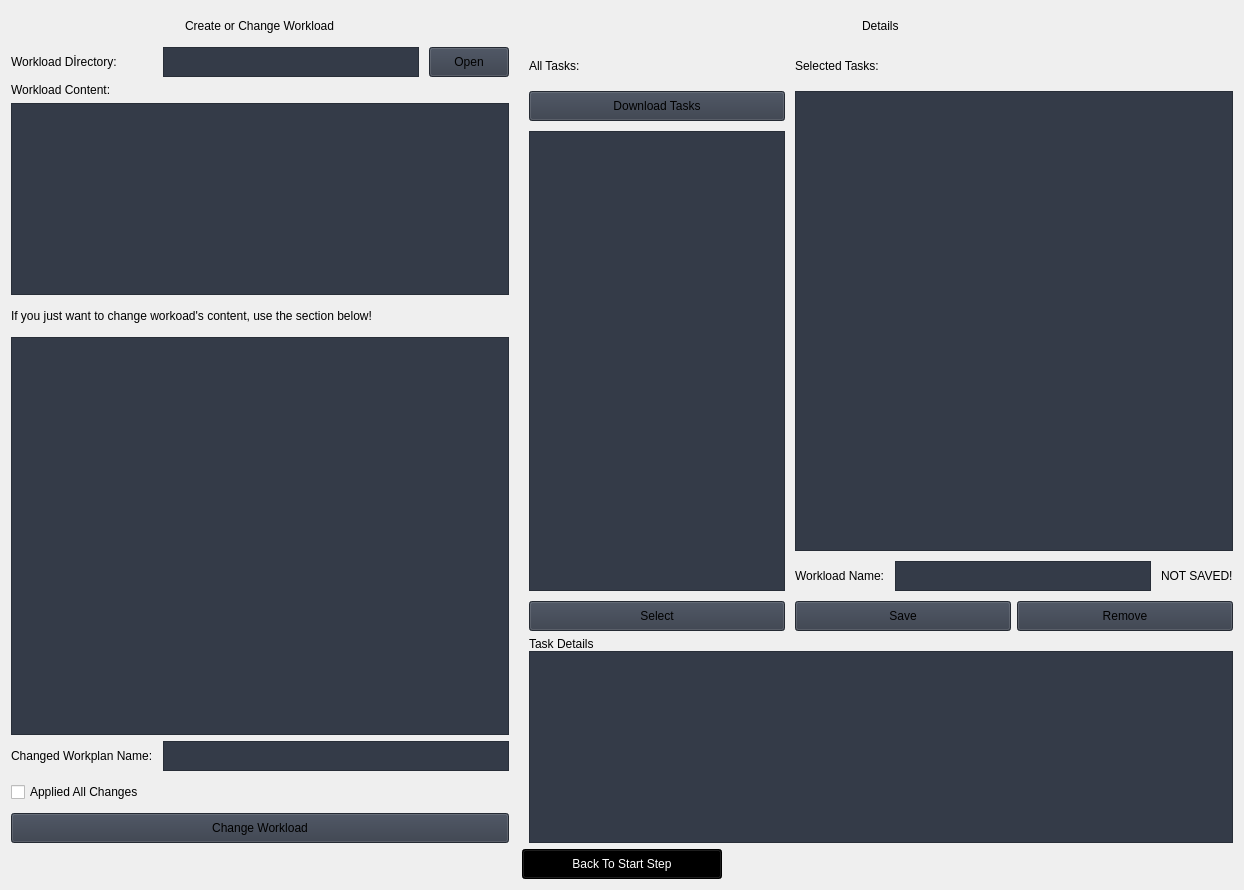
                     <widget class="QWidget" name="cWorkload">
                      <property name="styleSheet">
                       <string/>
                      </property>
                      <layout class="QVBoxLayout" name="verticalLayout_18">
                       <item>
                        <layout class="QGridLayout" name="gridLayout_13">
                         <property name="horizontalSpacing">
                          <number>20</number>
                         </property>
                         <item row="0" column="0" rowspan="5">
                          <layout class="QGridLayout" name="gridLayout_5">
                           <property name="horizontalSpacing">
                            <number>10</number>
                           </property>
                           <property name="verticalSpacing">
                            <number>6</number>
                           </property>
                           <item row="6" column="0" colspan="3">
                            <widget class="QPlainTextEdit" name="plainTextEdit_2">
                             <property name="minimumSize">
                              <size>
                               <width>0</width>
                               <height>100</height>
                              </size>
                             </property>
                             <property name="styleSheet">
                              <string notr="true">background-color: rgb(52, 59, 72);</string>
                             </property>
                            </widget>
                           </item>
                           <item row="5" column="0" colspan="3">
                            <widget class="QLabel" name="label_107">
                             <property name="minimumSize">
                              <size>
                               <width>0</width>
                               <height>30</height>
                              </size>
                             </property>
                             <property name="maximumSize">
                              <size>
                               <width>16777215</width>
                               <height>30</height>
                              </size>
                             </property>
                             <property name="text">
                              <string>If you just want to change workoad's content, use the section below!</string>
                             </property>
                            </widget>
                           </item>
                           <item row="2" column="0" colspan="3">
                            <widget class="QLabel" name="label_32">
                             <property name="maximumSize">
                              <size>
                               <width>16777215</width>
                               <height>30</height>
                              </size>
                             </property>
                             <property name="text">
                              <string>Workload Content:</string>
                             </property>
                            </widget>
                           </item>
                           <item row="3" column="0" rowspan="2" colspan="3">
                            <widget class="QPlainTextEdit" name="plainTextEdit">
                             <property name="minimumSize">
                              <size>
                               <width>0</width>
                               <height>100</height>
                              </size>
                             </property>
                             <property name="styleSheet">
                              <string notr="true">background-color: rgb(52, 59, 72);</string>
                             </property>
                             <property name="readOnly">
                              <bool>true</bool>
                             </property>
                             <property name="plainText">
                              <string/>
                             </property>
                            </widget>
                           </item>
                           <item row="9" column="0" colspan="3">
                            <widget class="QPushButton" name="btn_workload_save">
                             <property name="minimumSize">
                              <size>
                               <width>0</width>
                               <height>30</height>
                              </size>
                             </property>
                             <property name="maximumSize">
                              <size>
                               <width>16777215</width>
                               <height>30</height>
                              </size>
                             </property>
                             <property name="styleSheet">
                              <string notr="true">background-color: rgb(52, 59, 72);</string>
                             </property>
                             <property name="text">
                              <string>Change Workload</string>
                             </property>
                             <property name="icon">
                              <iconset resource="resources.qrc">
                               <normaloff>:/icons/images/icons/cil-save.png</normaloff>:/icons/images/icons/cil-save.png</iconset>
                             </property>
                            </widget>
                           </item>
                           <item row="7" column="1" colspan="2">
                            <widget class="QTextEdit" name="textEdit_42">
                             <property name="minimumSize">
                              <size>
                               <width>0</width>
                               <height>30</height>
                              </size>
                             </property>
                             <property name="maximumSize">
                              <size>
                               <width>16777215</width>
                               <height>30</height>
                              </size>
                             </property>
                             <property name="styleSheet">
                              <string notr="true">background-color: rgb(52, 59, 72);</string>
                             </property>
                             <property name="verticalScrollBarPolicy">
                              <enum>Qt::ScrollBarAlwaysOff</enum>
                             </property>
                             <property name="lineWrapMode">
                              <enum>QTextEdit::NoWrap</enum>
                             </property>
                            </widget>
                           </item>
                           <item row="0" column="0" colspan="3" alignment="Qt::AlignHCenter">
                            <widget class="QLabel" name="label_106">
                             <property name="minimumSize">
                              <size>
                               <width>0</width>
                               <height>30</height>
                              </size>
                             </property>
                             <property name="maximumSize">
                              <size>
                               <width>16777215</width>
                               <height>30</height>
                              </size>
                             </property>
                             <property name="text">
                              <string>Create or Change Workload</string>
                             </property>
                            </widget>
                           </item>
                           <item row="1" column="0">
                            <widget class="QLabel" name="label_105">
                             <property name="text">
                              <string>Workload Dİrectory:</string>
                             </property>
                            </widget>
                           </item>
                           <item row="8" column="0" colspan="3">
                            <widget class="QCheckBox" name="checkBox_12">
                             <property name="minimumSize">
                              <size>
                               <width>0</width>
                               <height>30</height>
                              </size>
                             </property>
                             <property name="maximumSize">
                              <size>
                               <width>16777215</width>
                               <height>30</height>
                              </size>
                             </property>
                             <property name="text">
                              <string>Applied All Changes</string>
                             </property>
                            </widget>
                           </item>
                           <item row="1" column="2">
                            <widget class="QPushButton" name="btn_changeDir">
                             <property name="minimumSize">
                              <size>
                               <width>80</width>
                               <height>30</height>
                              </size>
                             </property>
                             <property name="maximumSize">
                              <size>
                               <width>80</width>
                               <height>30</height>
                              </size>
                             </property>
                             <property name="styleSheet">
                              <string notr="true">background-color: rgb(52, 59, 72);
</string>
                             </property>
                             <property name="text">
                              <string>Open</string>
                             </property>
                             <property name="icon">
                              <iconset resource="resources.qrc">
                               <normaloff>:/icons/images/icons/cil-folder-open.png</normaloff>:/icons/images/icons/cil-folder-open.png</iconset>
                             </property>
                            </widget>
                           </item>
                           <item row="7" column="0">
                            <widget class="QLabel" name="label_109">
                             <property name="minimumSize">
                              <size>
                               <width>0</width>
                               <height>30</height>
                              </size>
                             </property>
                             <property name="maximumSize">
                              <size>
                               <width>16777215</width>
                               <height>30</height>
                              </size>
                             </property>
                             <property name="text">
                              <string>Changed Workplan Name:</string>
                             </property>
                            </widget>
                           </item>
                           <item row="1" column="1">
                            <widget class="QTextEdit" name="textEdit_44">
                             <property name="minimumSize">
                              <size>
                               <width>0</width>
                               <height>30</height>
                              </size>
                             </property>
                             <property name="maximumSize">
                              <size>
                               <width>16777215</width>
                               <height>30</height>
                              </size>
                             </property>
                             <property name="styleSheet">
                              <string notr="true">background-color: rgb(52, 59, 72);</string>
                             </property>
                             <property name="verticalScrollBarPolicy">
                              <enum>Qt::ScrollBarAlwaysOff</enum>
                             </property>
                             <property name="lineWrapMode">
                              <enum>QTextEdit::NoWrap</enum>
                             </property>
                             <property name="readOnly">
                              <bool>true</bool>
                             </property>
                             <property name="html">
                              <string>&lt;!DOCTYPE HTML PUBLIC &quot;-//W3C//DTD HTML 4.0//EN&quot; &quot;http://www.w3.org/TR/REC-html40/strict.dtd&quot;&gt;
&lt;html&gt;&lt;head&gt;&lt;meta name=&quot;qrichtext&quot; content=&quot;1&quot; /&gt;&lt;style type=&quot;text/css&quot;&gt;
p, li { white-space: pre-wrap; }
&lt;/style&gt;&lt;/head&gt;&lt;body style=&quot; font-family:'Segoe UI'; font-size:10pt; font-weight:400; font-style:normal;&quot;&gt;
&lt;p style=&quot;-qt-paragraph-type:empty; margin-top:0px; margin-bottom:0px; margin-left:0px; margin-right:0px; -qt-block-indent:0; text-indent:0px;&quot;&gt;&lt;br /&gt;&lt;/p&gt;&lt;/body&gt;&lt;/html&gt;</string>
                             </property>
                            </widget>
                           </item>
                          </layout>
                         </item>
                         <item row="1" column="1" rowspan="4" colspan="2">
                          <layout class="QGridLayout" name="gridLayout_17">
                           <item row="0" column="0">
                            <widget class="QLabel" name="label_53">
                             <property name="text">
                              <string>Task Details</string>
                             </property>
                            </widget>
                           </item>
                           <item row="1" column="0">
                            <widget class="QTextEdit" name="textEdit_14">
                             <property name="minimumSize">
                              <size>
                               <width>120</width>
                               <height>30</height>
                              </size>
                             </property>
                             <property name="styleSheet">
                              <string notr="true">background-color: rgb(52, 59, 72);</string>
                             </property>
                             <property name="html">
                              <string>&lt;!DOCTYPE HTML PUBLIC &quot;-//W3C//DTD HTML 4.0//EN&quot; &quot;http://www.w3.org/TR/REC-html40/strict.dtd&quot;&gt;
&lt;html&gt;&lt;head&gt;&lt;meta name=&quot;qrichtext&quot; content=&quot;1&quot; /&gt;&lt;style type=&quot;text/css&quot;&gt;
p, li { white-space: pre-wrap; }
&lt;/style&gt;&lt;/head&gt;&lt;body style=&quot; font-family:'Segoe UI'; font-size:10pt; font-weight:400; font-style:normal;&quot;&gt;
&lt;p style=&quot;-qt-paragraph-type:empty; margin-top:0px; margin-bottom:0px; margin-left:0px; margin-right:0px; -qt-block-indent:0; text-indent:0px;&quot;&gt;&lt;br /&gt;&lt;/p&gt;&lt;/body&gt;&lt;/html&gt;</string>
                             </property>
                            </widget>
                           </item>
                          </layout>
                         </item>
                         <item row="0" column="1" colspan="2">
                          <layout class="QGridLayout" name="gridLayout_45">
                           <property name="spacing">
                            <number>10</number>
                           </property>
                           <item row="5" column="2">
                            <widget class="QTextEdit" name="textEdit_5">
                             <property name="sizePolicy">
                              <sizepolicy hsizetype="Expanding" vsizetype="Fixed">
                               <horstretch>0</horstretch>
                               <verstretch>0</verstretch>
                              </sizepolicy>
                             </property>
                             <property name="minimumSize">
                              <size>
                               <width>0</width>
                               <height>0</height>
                              </size>
                             </property>
                             <property name="maximumSize">
                              <size>
                               <width>16777215</width>
                               <height>30</height>
                              </size>
                             </property>
                             <property name="styleSheet">
                              <string notr="true">background-color: rgb(52, 59, 72);</string>
                             </property>
                             <property name="verticalScrollBarPolicy">
                              <enum>Qt::ScrollBarAlwaysOff</enum>
                             </property>
                             <property name="lineWrapMode">
                              <enum>QTextEdit::NoWrap</enum>
                             </property>
                             <property name="html">
                              <string>&lt;!DOCTYPE HTML PUBLIC &quot;-//W3C//DTD HTML 4.0//EN&quot; &quot;http://www.w3.org/TR/REC-html40/strict.dtd&quot;&gt;
&lt;html&gt;&lt;head&gt;&lt;meta name=&quot;qrichtext&quot; content=&quot;1&quot; /&gt;&lt;style type=&quot;text/css&quot;&gt;
p, li { white-space: pre-wrap; }
&lt;/style&gt;&lt;/head&gt;&lt;body style=&quot; font-family:'Segoe UI'; font-size:10pt; font-weight:400; font-style:normal;&quot;&gt;
&lt;p style=&quot;-qt-paragraph-type:empty; margin-top:0px; margin-bottom:0px; margin-left:0px; margin-right:0px; -qt-block-indent:0; text-indent:0px;&quot;&gt;&lt;br /&gt;&lt;/p&gt;&lt;/body&gt;&lt;/html&gt;</string>
                             </property>
                            </widget>
                           </item>
                           <item row="1" column="1" colspan="3">
                            <widget class="QLabel" name="label_29">
                             <property name="maximumSize">
                              <size>
                               <width>16777215</width>
                               <height>30</height>
                              </size>
                             </property>
                             <property name="text">
                              <string>Selected Tasks:</string>
                             </property>
                            </widget>
                           </item>
                           <item row="6" column="0">
                            <widget class="QPushButton" name="btn_select_task">
                             <property name="sizePolicy">
                              <sizepolicy hsizetype="Expanding" vsizetype="Expanding">
                               <horstretch>0</horstretch>
                               <verstretch>0</verstretch>
                              </sizepolicy>
                             </property>
                             <property name="minimumSize">
                              <size>
                               <width>0</width>
                               <height>30</height>
                              </size>
                             </property>
                             <property name="maximumSize">
                              <size>
                               <width>16777215</width>
                               <height>30</height>
                              </size>
                             </property>
                             <property name="cursor">
                              <cursorShape>PointingHandCursor</cursorShape>
                             </property>
                             <property name="styleSheet">
                              <string notr="true">background-color: rgb(52, 59, 72);</string>
                             </property>
                             <property name="text">
                              <string>Select</string>
                             </property>
                             <property name="icon">
                              <iconset resource="resources.qrc">
                               <normaloff>:/icons/images/icons/cil-hand-point-up.png</normaloff>:/icons/images/icons/cil-hand-point-up.png</iconset>
                             </property>
                            </widget>
                           </item>
                           <item row="2" column="1" rowspan="3" colspan="3">
                            <widget class="QListWidget" name="listWidget_22">
                             <property name="sizePolicy">
                              <sizepolicy hsizetype="Expanding" vsizetype="Expanding">
                               <horstretch>0</horstretch>
                               <verstretch>0</verstretch>
                              </sizepolicy>
                             </property>
                             <property name="minimumSize">
                              <size>
                               <width>0</width>
                               <height>250</height>
                              </size>
                             </property>
                             <property name="styleSheet">
                              <string notr="true">background-color: rgb(52, 59, 72);</string>
                             </property>
                            </widget>
                           </item>
                           <item row="2" column="0">
                            <widget class="QPushButton" name="btn_take_tasks">
                             <property name="sizePolicy">
                              <sizepolicy hsizetype="Expanding" vsizetype="Expanding">
                               <horstretch>0</horstretch>
                               <verstretch>0</verstretch>
                              </sizepolicy>
                             </property>
                             <property name="minimumSize">
                              <size>
                               <width>0</width>
                               <height>30</height>
                              </size>
                             </property>
                             <property name="maximumSize">
                              <size>
                               <width>16777215</width>
                               <height>30</height>
                              </size>
                             </property>
                             <property name="styleSheet">
                              <string notr="true">background-color: rgb(52, 59, 72);</string>
                             </property>
                             <property name="text">
                              <string>Download Tasks</string>
                             </property>
                             <property name="icon">
                              <iconset resource="resources.qrc">
                               <normaloff>:/icons/images/icons/cil-vertical-align-bottom.png</normaloff>:/icons/images/icons/cil-vertical-align-bottom.png</iconset>
                             </property>
                            </widget>
                           </item>
                           <item row="3" column="0" rowspan="3">
                            <widget class="QListWidget" name="listWidget_21">
                             <property name="sizePolicy">
                              <sizepolicy hsizetype="Expanding" vsizetype="Expanding">
                               <horstretch>0</horstretch>
                               <verstretch>0</verstretch>
                              </sizepolicy>
                             </property>
                             <property name="minimumSize">
                              <size>
                               <width>0</width>
                               <height>200</height>
                              </size>
                             </property>
                             <property name="styleSheet">
                              <string notr="true">background-color: rgb(52, 59, 72);</string>
                             </property>
                            </widget>
                           </item>
                           <item row="1" column="0">
                            <widget class="QLabel" name="label_31">
                             <property name="maximumSize">
                              <size>
                               <width>16777215</width>
                               <height>30</height>
                              </size>
                             </property>
                             <property name="text">
                              <string>All Tasks:</string>
                             </property>
                            </widget>
                           </item>
                           <item row="6" column="1" colspan="3">
                            <layout class="QGridLayout" name="gridLayout_46">
                             <property name="spacing">
                              <number>6</number>
                             </property>
                             <item row="0" column="0">
                              <widget class="QPushButton" name="btn_save_task">
                               <property name="sizePolicy">
                                <sizepolicy hsizetype="Expanding" vsizetype="Expanding">
                                 <horstretch>0</horstretch>
                                 <verstretch>0</verstretch>
                                </sizepolicy>
                               </property>
                               <property name="minimumSize">
                                <size>
                                 <width>120</width>
                                 <height>30</height>
                                </size>
                               </property>
                               <property name="maximumSize">
                                <size>
                                 <width>16777215</width>
                                 <height>30</height>
                                </size>
                               </property>
                               <property name="cursor">
                                <cursorShape>PointingHandCursor</cursorShape>
                               </property>
                               <property name="styleSheet">
                                <string notr="true">background-color: rgb(52, 59, 72);</string>
                               </property>
                               <property name="text">
                                <string>Save</string>
                               </property>
                               <property name="icon">
                                <iconset resource="resources.qrc">
                                 <normaloff>:/icons/images/icons/cil-save.png</normaloff>:/icons/images/icons/cil-save.png</iconset>
                               </property>
                              </widget>
                             </item>
                             <item row="0" column="1">
                              <widget class="QPushButton" name="btn_remove_task">
                               <property name="sizePolicy">
                                <sizepolicy hsizetype="Expanding" vsizetype="Expanding">
                                 <horstretch>0</horstretch>
                                 <verstretch>0</verstretch>
                                </sizepolicy>
                               </property>
                               <property name="minimumSize">
                                <size>
                                 <width>120</width>
                                 <height>30</height>
                                </size>
                               </property>
                               <property name="maximumSize">
                                <size>
                                 <width>16777215</width>
                                 <height>30</height>
                                </size>
                               </property>
                               <property name="styleSheet">
                                <string notr="true">background-color: rgb(52, 59, 72);</string>
                               </property>
                               <property name="text">
                                <string>Remove</string>
                               </property>
                               <property name="icon">
                                <iconset resource="resources.qrc">
                                 <normaloff>:/icons/images/icons/cil-minus.png</normaloff>:/icons/images/icons/cil-minus.png</iconset>
                               </property>
                              </widget>
                             </item>
                            </layout>
                           </item>
                           <item row="5" column="3">
                            <widget class="QLabel" name="label_4">
                             <property name="text">
                              <string>NOT SAVED!</string>
                             </property>
                            </widget>
                           </item>
                           <item row="5" column="1">
                            <widget class="QLabel" name="label">
                             <property name="maximumSize">
                              <size>
                               <width>16777215</width>
                               <height>30</height>
                              </size>
                             </property>
                             <property name="text">
                              <string>Workload Name:</string>
                             </property>
                            </widget>
                           </item>
                           <item row="0" column="0" colspan="4" alignment="Qt::AlignHCenter">
                            <widget class="QLabel" name="label_108">
                             <property name="minimumSize">
                              <size>
                               <width>0</width>
                               <height>30</height>
                              </size>
                             </property>
                             <property name="maximumSize">
                              <size>
                               <width>16777215</width>
                               <height>30</height>
                              </size>
                             </property>
                             <property name="text">
                              <string>Details</string>
                             </property>
                            </widget>
                           </item>
                          </layout>
                         </item>
                        </layout>
                       </item>
                       <item alignment="Qt::AlignHCenter">
                        <widget class="QPushButton" name="btn_back_start">
                         <property name="sizePolicy">
                          <sizepolicy hsizetype="Fixed" vsizetype="Fixed">
                           <horstretch>0</horstretch>
                           <verstretch>0</verstretch>
                          </sizepolicy>
                         </property>
                         <property name="minimumSize">
                          <size>
                           <width>200</width>
                           <height>30</height>
                          </size>
                         </property>
                         <property name="cursor">
                          <cursorShape>PointingHandCursor</cursorShape>
                         </property>
                         <property name="styleSheet">
                          <string notr="true">background-color: black;
color:white;</string>
                         </property>
                         <property name="text">
                          <string>Back To Start Step</string>
                         </property>
                         <property name="icon">
                          <iconset resource="resources.qrc">
                           <normaloff>:/icons/images/icons/cil-arrow-circle-left.png</normaloff>:/icons/images/icons/cil-arrow-circle-left.png</iconset>
                         </property>
                        </widget>
                       </item>
                      </layout>
                     </widget>
